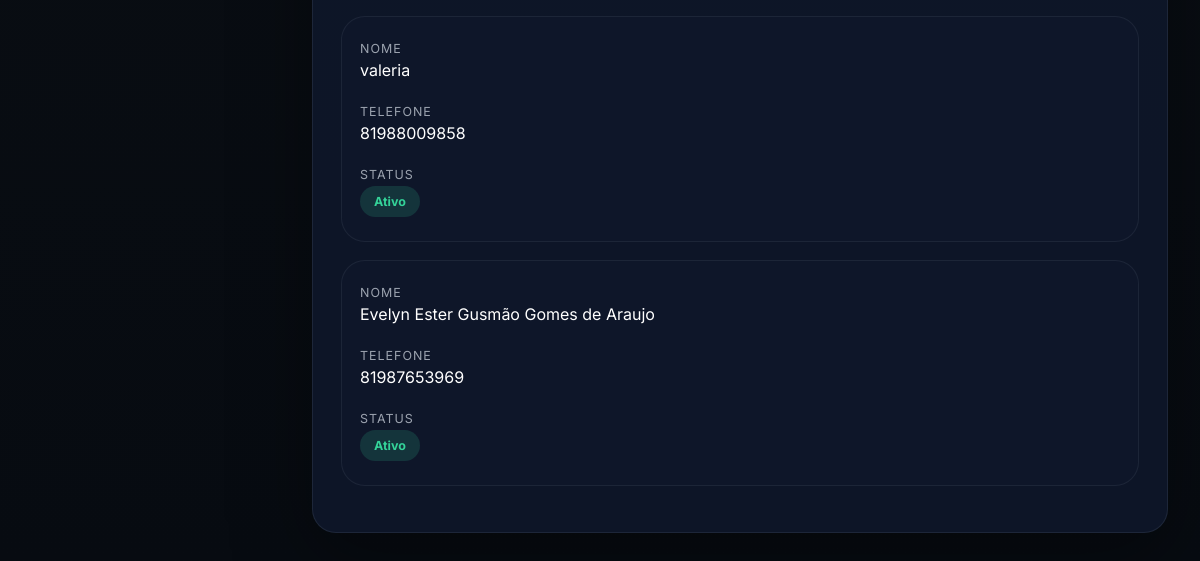
The app's page /clientes/ (signed in, lower part), older data.
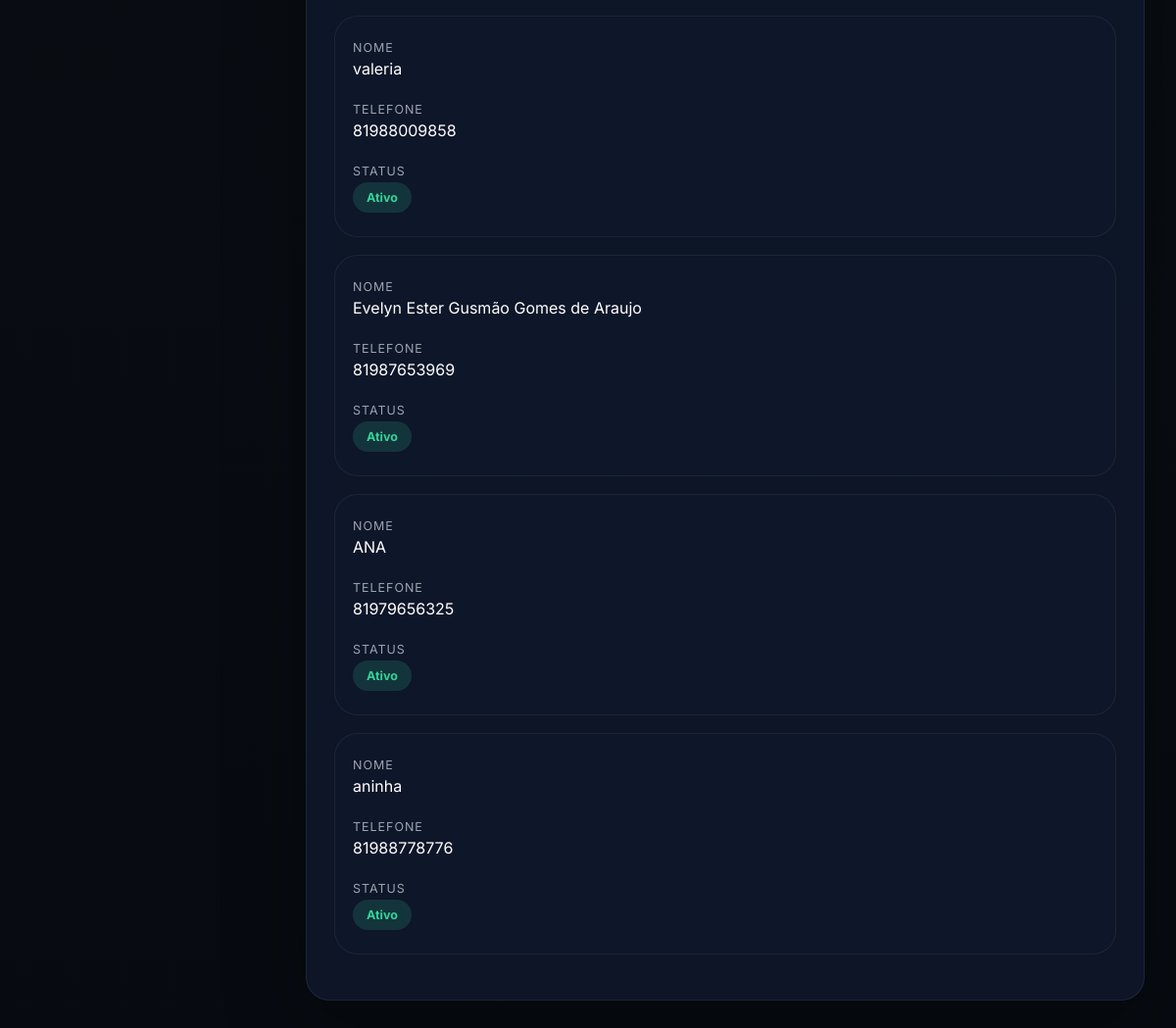
The same page, newer data.
### pdv/models.py (models this page shows, shortened)
class Cliente(models.Model):
    nome = models.CharField(max_length=100)
    telefone = models.CharField(max_length=11)

### pdv/views.py (the view)
# urls.py: path('clientes/', clientes_view, name='clientes'),
@login_required
def clientes_view(request):
    clientes = Cliente.objects.all()
    return render(request, 'pdv/clientes.html', {'clientes': clientes})

### pdv/templates/pdv/clientes.html (shortened to what this page needs)
{% extends "pdv/base.html" %}
{% block content %}
<div class="table-card">
    <div class="table-wrap responsive-table">
        <table>
            <tbody>
                {% for c in clientes %}
                <tr>
                    <td data-label="Nome">{{ c.nome }}</td>
                    <td data-label="Telefone">{{ c.telefone }}</td>
                    <td data-label="Status"><span class="status-pill tag-emerald">Ativo</span></td>
                </tr>
                {% empty %}
                <tr>
                    <td colspan="3" class="empty-row">Nenhum cliente encontrado.</td>
                </tr>
                {% endfor %}
            </tbody>
        </table>
    </div>
</div>
{% endblock %}

Row changes from the older to the newer data that the page shows:
added Cliente: nome "ANA", telefone "81979656325"
added Cliente: nome "aninha", telefone "81988778776"
